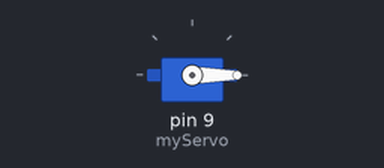
Simulated run of this sketch. Board: Arduino Uno, built with avr-gcc and run on an emulated ATmega328P. Parts: servo.

Above: at 0.1 s.
At 9.9 s:
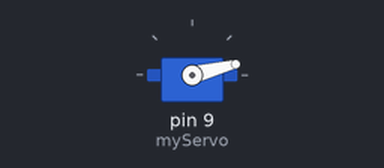
At 19.7 s:
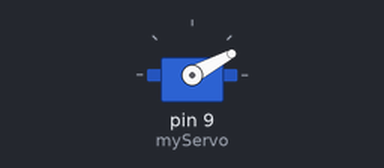
At 39.3 s:
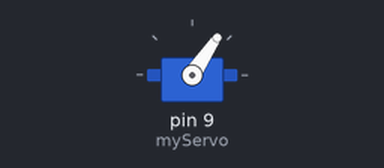
Timing chart, 0 to 40.0 s (numbered marks = the images above):
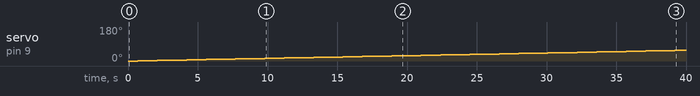

Measured:
- by itself, servo on pin 9 (myServo): moves from 0° to 57° over 39.2 s

The sketch:

angles.ino
```cpp
#include <Servo.h>
Servo myServo;
void setup() {
  myServo.attach(9);

}

void loop() {
    for (int i=0; i < 180; ++i){
    	myServo.write(i);
    	delay(700);
    }
}
```
